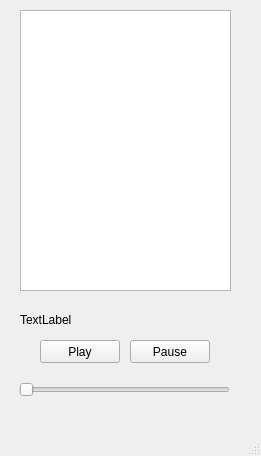
<?xml version="1.0" encoding="UTF-8"?>
<ui version="4.0">
 <class>MainWindow</class>
 <widget class="QMainWindow" name="MainWindow">
  <property name="geometry">
   <rect>
    <x>0</x>
    <y>0</y>
    <width>261</width>
    <height>456</height>
   </rect>
  </property>
  <property name="windowTitle">
   <string>Monster-player</string>
  </property>
  <widget class="QWidget" name="centralwidget">
   <widget class="QPushButton" name="pushButton">
    <property name="geometry">
     <rect>
      <x>40</x>
      <y>340</y>
      <width>80</width>
      <height>23</height>
     </rect>
    </property>
    <property name="text">
     <string>Play</string>
    </property>
   </widget>
   <widget class="QPushButton" name="pushButton_2">
    <property name="geometry">
     <rect>
      <x>130</x>
      <y>340</y>
      <width>80</width>
      <height>23</height>
     </rect>
    </property>
    <property name="text">
     <string>Pause</string>
    </property>
   </widget>
   <widget class="QListWidget" name="listWidget">
    <property name="geometry">
     <rect>
      <x>20</x>
      <y>10</y>
      <width>211</width>
      <height>281</height>
     </rect>
    </property>
   </widget>
   <widget class="QSlider" name="horizontalSlider">
    <property name="geometry">
     <rect>
      <x>19</x>
      <y>380</y>
      <width>211</width>
      <height>20</height>
     </rect>
    </property>
    <property name="orientation">
     <enum>Qt::Horizontal</enum>
    </property>
   </widget>
   <widget class="QLabel" name="label">
    <property name="geometry">
     <rect>
      <x>20</x>
      <y>310</y>
      <width>211</width>
      <height>20</height>
     </rect>
    </property>
    <property name="text">
     <string>TextLabel</string>
    </property>
   </widget>
  </widget>
  <widget class="QMenuBar" name="menubar">
   <property name="geometry">
    <rect>
     <x>0</x>
     <y>0</y>
     <width>261</width>
     <height>22</height>
    </rect>
   </property>
  </widget>
  <widget class="QStatusBar" name="statusbar"/>
 </widget>
 <resources/>
 <connections/>
</ui>
